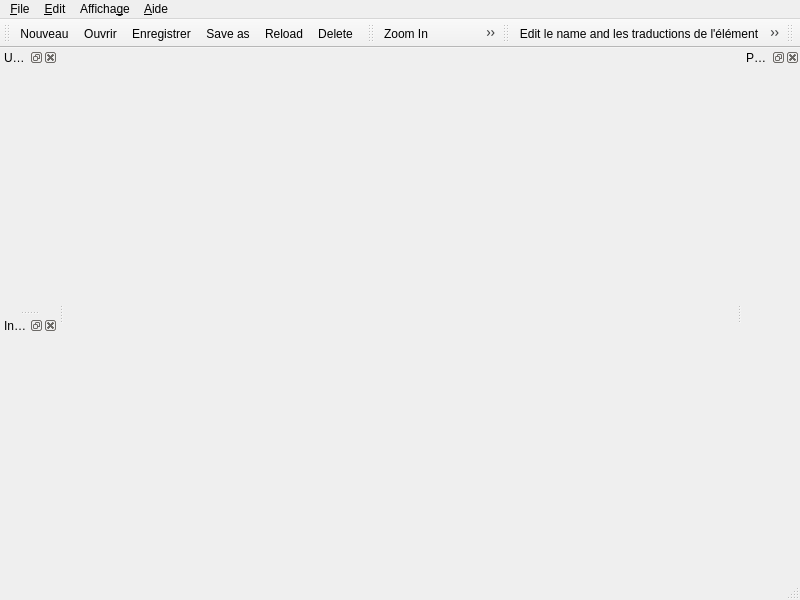
<?xml version="1.0" encoding="UTF-8"?>
<ui version="4.0">
 <class>QETElementEditor</class>
 <widget class="QMainWindow" name="QETElementEditor">
  <property name="geometry">
   <rect>
    <x>0</x>
    <y>0</y>
    <width>800</width>
    <height>600</height>
   </rect>
  </property>
  <property name="windowTitle">
   <string>QElectroTech - Element Editor</string>
  </property>
  <property name="windowIcon">
   <iconset resource="../../../qelectrotech.qrc">
    <normaloff>:/ico/16x16/qet.png</normaloff>:/ico/16x16/qet.png</iconset>
  </property>
  <widget class="QWidget" name="centralwidget"/>
  <widget class="QStatusBar" name="statusbar"/>
  <widget class="QMenuBar" name="menubar">
   <property name="geometry">
    <rect>
     <x>0</x>
     <y>0</y>
     <width>800</width>
     <height>22</height>
    </rect>
   </property>
   <widget class="QMenu" name="m_file_menu">
    <property name="title">
     <string>&amp;File</string>
    </property>
    <addaction name="m_new_action"/>
    <addaction name="m_open_action"/>
    <addaction name="m_open_from_file_action"/>
    <addaction name="m_import_scaled_element"/>
    <addaction name="m_import_dxf"/>
    <addaction name="m_save_action"/>
    <addaction name="m_save_as_action"/>
    <addaction name="m_save_as_file_action"/>
    <addaction name="separator"/>
    <addaction name="m_reload_action"/>
    <addaction name="separator"/>
    <addaction name="m_quit_action"/>
   </widget>
   <widget class="QMenu" name="m_edit_menu">
    <property name="title">
     <string>&amp;Edit</string>
    </property>
    <widget class="QMenu" name="m_paste_from_menu">
     <property name="title">
      <string>Paste from...</string>
     </property>
     <property name="icon">
      <iconset resource="../../../qelectrotech.qrc">
       <normaloff>:/ico/16x16/edit-paste.png</normaloff>:/ico/16x16/edit-paste.png</iconset>
     </property>
     <addaction name="m_paste_from_file_action"/>
     <addaction name="m_paste_from_element_action"/>
    </widget>
    <addaction name="separator"/>
    <addaction name="m_select_all_act"/>
    <addaction name="m_deselect_all_action"/>
    <addaction name="m_revert_selection_action"/>
    <addaction name="separator"/>
    <addaction name="m_cut_action"/>
    <addaction name="m_copy_action"/>
    <addaction name="m_paste_action"/>
    <addaction name="m_paste_in_area_action"/>
    <addaction name="m_paste_from_menu"/>
    <addaction name="separator"/>
    <addaction name="m_delete_action"/>
    <addaction name="separator"/>
    <addaction name="m_edit_names_action"/>
    <addaction name="m_edit_author_action"/>
    <addaction name="m_edit_element_properties_action"/>
    <addaction name="m_rotate_action"/>
    <addaction name="m_rotateThin_action"/>
    <addaction name="m_mirror_action"/>
    <addaction name="m_flip_action"/>
   </widget>
   <widget class="QMenu" name="m_display_menu">
    <property name="title">
     <string>Afficha&amp;ge</string>
    </property>
    <addaction name="m_zoom_in_action"/>
    <addaction name="m_zoom_out_action"/>
    <addaction name="m_zoom_fit_best_action"/>
    <addaction name="m_zoom_original_action"/>
    <addaction name="separator"/>
   </widget>
   <widget class="QMenu" name="menu_Aide">
    <property name="title">
     <string>&amp;Aide</string>
    </property>
    <addaction name="separator"/>
    <addaction name="m_online_manual"/>
    <addaction name="m_youtube_action"/>
    <addaction name="m_donate_action"/>
    <addaction name="m_about_qt_action"/>
    <addaction name="m_about_qet_action"/>
   </widget>
   <addaction name="m_file_menu"/>
   <addaction name="m_edit_menu"/>
   <addaction name="m_display_menu"/>
   <addaction name="menu_Aide"/>
  </widget>
  <widget class="QDockWidget" name="m_undo_dock">
   <property name="allowedAreas">
    <set>Qt::LeftDockWidgetArea|Qt::RightDockWidgetArea</set>
   </property>
   <property name="windowTitle">
    <string>Undo</string>
   </property>
   <attribute name="dockWidgetArea">
    <number>1</number>
   </attribute>
   <widget class="QWidget" name="dockWidgetContents"/>
  </widget>
  <widget class="QDockWidget" name="m_parts_dock">
   <property name="allowedAreas">
    <set>Qt::LeftDockWidgetArea|Qt::RightDockWidgetArea</set>
   </property>
   <property name="windowTitle">
    <string>Parts</string>
   </property>
   <attribute name="dockWidgetArea">
    <number>2</number>
   </attribute>
   <widget class="QWidget" name="dockWidgetContents_2"/>
  </widget>
  <widget class="QDockWidget" name="m_tools_dock">
   <property name="allowedAreas">
    <set>Qt::LeftDockWidgetArea|Qt::RightDockWidgetArea</set>
   </property>
   <property name="windowTitle">
    <string>Informations</string>
   </property>
   <attribute name="dockWidgetArea">
    <number>1</number>
   </attribute>
   <widget class="QWidget" name="dockWidgetContents_3"/>
  </widget>
  <widget class="QToolBar" name="m_main_toolbar">
   <property name="windowTitle">
    <string>Tools</string>
   </property>
   <attribute name="toolBarArea">
    <enum>TopToolBarArea</enum>
   </attribute>
   <attribute name="toolBarBreak">
    <bool>false</bool>
   </attribute>
   <addaction name="m_new_action"/>
   <addaction name="m_open_action"/>
   <addaction name="m_save_action"/>
   <addaction name="m_save_as_action"/>
   <addaction name="m_reload_action"/>
   <addaction name="m_delete_action"/>
  </widget>
  <widget class="QToolBar" name="m_view_toolbar">
   <property name="windowTitle">
    <string>Display</string>
   </property>
   <attribute name="toolBarArea">
    <enum>TopToolBarArea</enum>
   </attribute>
   <attribute name="toolBarBreak">
    <bool>false</bool>
   </attribute>
   <addaction name="m_zoom_in_action"/>
   <addaction name="m_zoom_out_action"/>
   <addaction name="m_zoom_fit_best_action"/>
   <addaction name="m_zoom_original_action"/>
  </widget>
  <widget class="QToolBar" name="m_element_toolbar">
   <property name="windowTitle">
    <string>Element</string>
   </property>
   <attribute name="toolBarArea">
    <enum>TopToolBarArea</enum>
   </attribute>
   <attribute name="toolBarBreak">
    <bool>false</bool>
   </attribute>
   <addaction name="m_edit_names_action"/>
   <addaction name="m_edit_element_properties_action"/>
  </widget>
  <widget class="QToolBar" name="m_undo_toolbar">
   <property name="windowTitle">
    <string>Cancellation</string>
   </property>
   <attribute name="toolBarArea">
    <enum>TopToolBarArea</enum>
   </attribute>
   <attribute name="toolBarBreak">
    <bool>false</bool>
   </attribute>
  </widget>
  <action name="m_select_all_act">
   <property name="icon">
    <iconset resource="../../../qelectrotech.qrc">
     <normaloff>:/ico/16x16/edit-select-all.png</normaloff>:/ico/16x16/edit-select-all.png</iconset>
   </property>
   <property name="text">
    <string>Select All</string>
   </property>
  </action>
  <action name="m_new_action">
   <property name="icon">
    <iconset resource="../../../qelectrotech.qrc">
     <normaloff>:/ico/22x22/document-new.png</normaloff>:/ico/22x22/document-new.png</iconset>
   </property>
   <property name="text">
    <string>&amp;Nouveau</string>
   </property>
  </action>
  <action name="m_open_action">
   <property name="icon">
    <iconset resource="../../../qelectrotech.qrc">
     <normaloff>:/ico/22x22/folder-open.png</normaloff>:/ico/22x22/folder-open.png</iconset>
   </property>
   <property name="text">
    <string>&amp;Ouvrir</string>
   </property>
  </action>
  <action name="m_open_from_file_action">
   <property name="icon">
    <iconset resource="../../../qelectrotech.qrc">
     <normaloff>:/ico/22x22/folder-open.png</normaloff>:/ico/22x22/folder-open.png</iconset>
   </property>
   <property name="text">
    <string>&amp;Open from a file</string>
   </property>
  </action>
  <action name="m_save_action">
   <property name="icon">
    <iconset resource="../../../qelectrotech.qrc">
     <normaloff>:/ico/22x22/document-save.png</normaloff>:/ico/22x22/document-save.png</iconset>
   </property>
   <property name="text">
    <string>&amp;Enregistrer</string>
   </property>
  </action>
  <action name="m_save_as_action">
   <property name="icon">
    <iconset resource="../../../qelectrotech.qrc">
     <normaloff>:/ico/22x22/document-save-as.png</normaloff>:/ico/22x22/document-save-as.png</iconset>
   </property>
   <property name="text">
    <string>Save as</string>
   </property>
  </action>
  <action name="m_save_as_file_action">
   <property name="icon">
    <iconset resource="../../../qelectrotech.qrc">
     <normaloff>:/ico/22x22/document-save.png</normaloff>:/ico/22x22/document-save.png</iconset>
   </property>
   <property name="text">
    <string>Save to a file</string>
   </property>
  </action>
  <action name="m_reload_action">
   <property name="icon">
    <iconset resource="../../../qelectrotech.qrc">
     <normaloff>:/ico/22x22/view-refresh.png</normaloff>:/ico/22x22/view-refresh.png</iconset>
   </property>
   <property name="text">
    <string>Reload</string>
   </property>
  </action>
  <action name="m_quit_action">
   <property name="icon">
    <iconset resource="../../../qelectrotech.qrc">
     <normaloff>:/ico/16x16/application-exit.png</normaloff>:/ico/16x16/application-exit.png</iconset>
   </property>
   <property name="text">
    <string>&amp;Close this editor</string>
   </property>
   <property name="toolTip">
    <string>Close this editor</string>
   </property>
  </action>
  <action name="m_deselect_all_action">
   <property name="icon">
    <iconset resource="../../../qelectrotech.qrc">
     <normaloff>:/ico/16x16/edit-select-none.png</normaloff>:/ico/16x16/edit-select-none.png</iconset>
   </property>
   <property name="text">
    <string>Select none</string>
   </property>
  </action>
  <action name="m_cut_action">
   <property name="icon">
    <iconset resource="../../../qelectrotech.qrc">
     <normaloff>:/ico/16x16/edit-cut.png</normaloff>:/ico/16x16/edit-cut.png</iconset>
   </property>
   <property name="text">
    <string>Co&amp;uper</string>
   </property>
  </action>
  <action name="m_copy_action">
   <property name="icon">
    <iconset resource="../../../qelectrotech.qrc">
     <normaloff>:/ico/16x16/edit-copy.png</normaloff>:/ico/16x16/edit-copy.png</iconset>
   </property>
   <property name="text">
    <string>Cop&amp;ier</string>
   </property>
  </action>
  <action name="m_paste_action">
   <property name="icon">
    <iconset resource="../../../qelectrotech.qrc">
     <normaloff>:/ico/16x16/edit-paste.png</normaloff>:/ico/16x16/edit-paste.png</iconset>
   </property>
   <property name="text">
    <string>C&amp;oller</string>
   </property>
  </action>
  <action name="m_paste_in_area_action">
   <property name="icon">
    <iconset resource="../../../qelectrotech.qrc">
     <normaloff>:/ico/16x16/edit-paste.png</normaloff>:/ico/16x16/edit-paste.png</iconset>
   </property>
   <property name="text">
    <string>C&amp;oller dans la zone</string>
   </property>
  </action>
  <action name="m_paste_from_file_action">
   <property name="icon">
    <iconset resource="../../../qelectrotech.qrc">
     <normaloff>:/ico/16x16/text-xml.png</normaloff>:/ico/16x16/text-xml.png</iconset>
   </property>
   <property name="text">
    <string>A file</string>
   </property>
  </action>
  <action name="m_paste_from_element_action">
   <property name="icon">
    <iconset resource="../../../qelectrotech.qrc">
     <normaloff>:/ico/16x16/element.png</normaloff>:/ico/16x16/element.png</iconset>
   </property>
   <property name="text">
    <string>An element</string>
   </property>
  </action>
  <action name="m_revert_selection_action">
   <property name="icon">
    <iconset resource="../../../qelectrotech.qrc">
     <normaloff>:/ico/16x16/edit-select-invert.png</normaloff>:/ico/16x16/edit-select-invert.png</iconset>
   </property>
   <property name="text">
    <string>Invert selection</string>
   </property>
  </action>
  <action name="m_delete_action">
   <property name="icon">
    <iconset resource="../../../qelectrotech.qrc">
     <normaloff>:/ico/22x22/edit-delete.png</normaloff>:/ico/22x22/edit-delete.png</iconset>
   </property>
   <property name="text">
    <string>&amp;Delete</string>
   </property>
  </action>
  <action name="m_edit_names_action">
   <property name="icon">
    <iconset resource="../../../qelectrotech.qrc">
     <normaloff>:/ico/22x22/names.png</normaloff>:/ico/22x22/names.png</iconset>
   </property>
   <property name="text">
    <string>Edit le name and les traductions de l'élément</string>
   </property>
  </action>
  <action name="m_edit_author_action">
   <property name="icon">
    <iconset resource="../../../qelectrotech.qrc">
     <normaloff>:/ico/16x16/preferences-desktop-user.png</normaloff>:/ico/16x16/preferences-desktop-user.png</iconset>
   </property>
   <property name="text">
    <string>Edit les informations sur l'auteur</string>
   </property>
  </action>
  <action name="m_edit_element_properties_action">
   <property name="icon">
    <iconset resource="../../../qelectrotech.qrc">
     <normaloff>:/ico/22x22/element-edit.png</normaloff>:/ico/22x22/element-edit.png</iconset>
   </property>
   <property name="text">
    <string>Edit les propriétés de l'élément</string>
   </property>
  </action>
  <action name="m_zoom_in_action">
   <property name="icon">
    <iconset resource="../../../qelectrotech.qrc">
     <normaloff>:/ico/22x22/zoom-in.png</normaloff>:/ico/22x22/zoom-in.png</iconset>
   </property>
   <property name="text">
    <string>Zoom In</string>
   </property>
  </action>
  <action name="m_zoom_out_action">
   <property name="icon">
    <iconset resource="../../../qelectrotech.qrc">
     <normaloff>:/ico/22x22/zoom-out.png</normaloff>:/ico/22x22/zoom-out.png</iconset>
   </property>
   <property name="text">
    <string>Zoom out</string>
   </property>
  </action>
  <action name="m_zoom_fit_best_action">
   <property name="icon">
    <iconset resource="../../../qelectrotech.qrc">
     <normaloff>:/ico/22x22/zoom-fit-best.png</normaloff>:/ico/22x22/zoom-fit-best.png</iconset>
   </property>
   <property name="text">
    <string>Fit in view</string>
   </property>
  </action>
  <action name="m_zoom_original_action">
   <property name="icon">
    <iconset resource="../../../qelectrotech.qrc">
     <normaloff>:/ico/22x22/zoom-original.png</normaloff>:/ico/22x22/zoom-original.png</iconset>
   </property>
   <property name="text">
    <string>Reset zoom</string>
   </property>
  </action>
  <action name="m_about_qet_action">
   <property name="icon">
    <iconset resource="../../../qelectrotech.qrc">
     <normaloff>:/ico/16x16/qet.png</normaloff>:/ico/16x16/qet.png</iconset>
   </property>
   <property name="text">
    <string>From &amp;propos de QElectroTech</string>
   </property>
   <property name="statusTip">
    <string>Displays information about QElectroTech</string>
   </property>
  </action>
  <action name="m_online_manual">
   <property name="icon">
    <iconset resource="../../../qelectrotech.qrc">
     <normaloff>:/ico/16x16/help-contents.png</normaloff>:/ico/16x16/help-contents.png</iconset>
   </property>
   <property name="text">
    <string>Online manual</string>
   </property>
   <property name="statusTip">
    <string>Launches the default browser to the online manual QElectroTech</string>
   </property>
  </action>
  <action name="m_youtube_action">
   <property name="icon">
    <iconset resource="../../../qelectrotech.qrc">
     <normaloff>:/ico/16x16/kdenlive-show-video.png</normaloff>:/ico/16x16/kdenlive-show-video.png</iconset>
   </property>
   <property name="text">
    <string>Youtube channel</string>
   </property>
   <property name="statusTip">
    <string>Launches the default browser on the Youtube channel of QElectroTech</string>
   </property>
  </action>
  <action name="m_donate_action">
   <property name="icon">
    <iconset resource="../../../qelectrotech.qrc">
     <normaloff>:/ico/16x16/help-donate.png</normaloff>:/ico/16x16/help-donate.png</iconset>
   </property>
   <property name="text">
    <string>Soutenir le project par un don</string>
   </property>
   <property name="statusTip">
    <string>Soutenir le project QElectroTech par un don</string>
   </property>
  </action>
  <action name="m_about_qt_action">
   <property name="icon">
    <iconset resource="../../../qelectrotech.qrc">
     <normaloff>:/ico/16x16/qt.png</normaloff>:/ico/16x16/qt.png</iconset>
   </property>
   <property name="text">
    <string>About de &amp;Qt</string>
   </property>
   <property name="statusTip">
    <string>Displays information about Qt library</string>
   </property>
  </action>
  <action name="m_rotate_action">
   <property name="icon">
    <iconset resource="../../../qelectrotech.qrc">
     <normaloff>:/ico/16x16/orientations.png</normaloff>:/ico/16x16/orientations.png</iconset>
   </property>
   <property name="text">
    <string>Rotation</string>
   </property>
  </action>
  <action name="m_rotateThin_action">
   <property name="icon">
    <iconset resource="../../../qelectrotech.qrc">
     <normaloff>:/ico/16x16/orientations.png</normaloff>:/ico/16x16/orientations.png</iconset>
   </property>
   <property name="text">
    <string>Thin-Rotation</string>
   </property>
  </action>
  <action name="m_mirror_action">
   <property name="icon">
    <iconset resource="../../../qelectrotech.qrc">
     <normaloff>:/ico/16x16/mirror.png</normaloff>:/ico/16x16/mirror.png</iconset>
   </property>
   <property name="text">
    <string>Mirror</string>
   </property>
  </action>
  <action name="m_flip_action">
   <property name="icon">
    <iconset resource="../../../qelectrotech.qrc">
     <normaloff>:/ico/16x16/flip.png</normaloff>:/ico/16x16/flip.png</iconset>
   </property>
   <property name="text">
    <string>Flip</string>
   </property>
  </action>
  <action name="m_import_dxf">
   <property name="icon">
    <iconset resource="../../../qelectrotech.qrc">
     <normaloff>:/ico/16x16/run-dxf.png</normaloff>:/ico/16x16/run-dxf.png</iconset>
   </property>
   <property name="text">
    <string>Import a dxf</string>
   </property>
  </action>
  <action name="m_import_scaled_element">
   <property name="icon">
    <iconset resource="../../../qelectrotech.qrc">
     <normaloff>:/ico/22x22/folder-open.png</normaloff>:/ico/22x22/folder-open.png</iconset>
   </property>
   <property name="text">
    <string>Import an element to resize</string>
   </property>
  </action>
 </widget>
 <resources>
  <include location="../../../qelectrotech.qrc"/>
 </resources>
 <connections/>
</ui>
